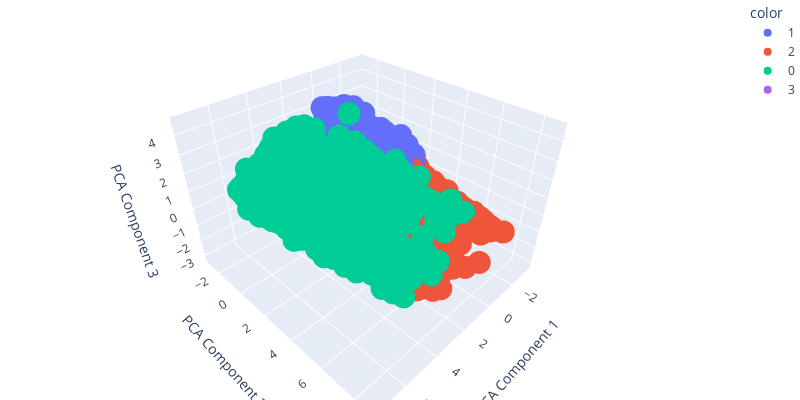

This figure's notebook cell:
### Markdown cell above
### 3-dimensional

### Code cell
pca_components, labels = agglomerative_pipeline(data, n_clusters=4, n_components=3)
visualize_interaction_3d(pca_components, labels)
visualize_3d(pca_components, labels)

### Figure 1 — Plotly figure (JSON) as saved in the notebook; plotly's stock layout.template omitted (floating-point values rounded to 4 significant figures; data arrays with more than 128 entries replaced by an {"elided": "..."} marker saying what was removed)
{"data": [{"hovertemplate": "color=1<br>PCA Component 1=%{x}<br>PCA Component 2=%{y}<br>PCA Component 3=%{z}<extra></extra>", "legendgroup": "1", "marker": {"color": "#636efa", "symbol": "circle"}, "mode": "markers", "name": "1", "scene": "scene", "showlegend": true, "type": "scatter3d", "x": {"elided": "3951 float values"}, "y": {"elided": "3951 float values"}, "z": {"elided": "3951 float values"}}, {"hovertemplate": "color=2<br>PCA Component 1=%{x}<br>PCA Component 2=%{y}<br>PCA Component 3=%{z}<extra></extra>", "legendgroup": "2", "marker": {"color": "#EF553B", "symbol": "circle"}, "mode": "markers", "name": "2", "scene": "scene", "showlegend": true, "type": "scatter3d", "x": {"elided": "1130 float values"}, "y": {"elided": "1130 float values"}, "z": {"elided": "1130 float values"}}, {"hovertemplate": "color=0<br>PCA Component 1=%{x}<br>PCA Component 2=%{y}<br>PCA Component 3=%{z}<extra></extra>", "legendgroup": "0", "marker": {"color": "#00cc96", "symbol": "circle"}, "mode": "markers", "name": "0", "scene": "scene", "showlegend": true, "type": "scatter3d", "x": {"elided": "2020 float values"}, "y": {"elided": "2020 float values"}, "z": {"elided": "2020 float values"}}, {"hovertemplate": "color=3<br>PCA Component 1=%{x}<br>PCA Component 2=%{y}<br>PCA Component 3=%{z}<extra></extra>", "legendgroup": "3", "marker": {"color": "#ab63fa", "symbol": "circle"}, "mode": "markers", "name": "3", "scene": "scene", "showlegend": true, "type": "scatter3d", "x": {"elided": "1849 float values"}, "y": {"elided": "1849 float values"}, "z": {"elided": "1849 float values"}}], "layout": {"height": 400, "legend": {"title": {"text": "color"}, "tracegroupgap": 0}, "margin": {"b": 0, "l": 0, "r": 0, "t": 0}, "scene": {"domain": {"x": [0, 1], "y": [0, 1]}, "xaxis": {"title": {"text": "PCA Component 1"}}, "yaxis": {"title": {"text": "PCA Component 2"}}, "zaxis": {"title": {"text": "PCA Component 3"}}}, "title": {"text": "3D Visualization of Clustered Data"}, "width": 800}}
